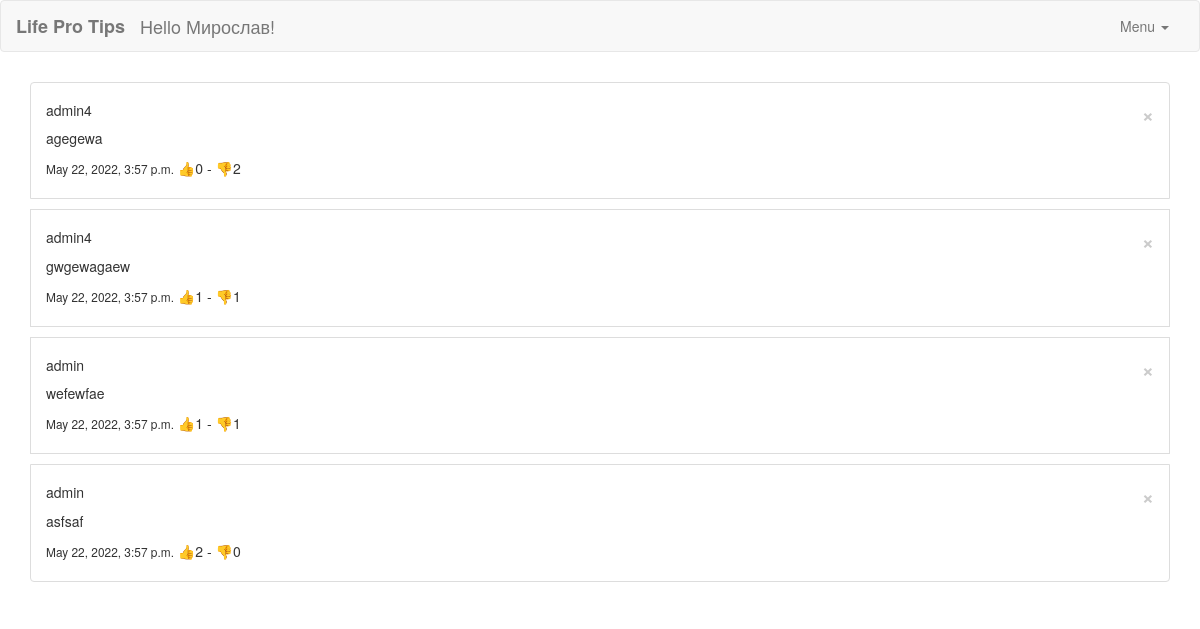
The page / on the database its author committed.
### myapp/models.py (models this page shows, shortened)
class UserTip(AbstractUser):
    NEEDS_POINTS_TO_DOWNVOTE_TIP = 15
    NEEDS_POINTS_TO_DELETE_TIP = 30
    UPVOTE_POINTS = 5
    DOWNVOTE_POINTS = 2
    rep_points = models.IntegerField(null=False, default=0)

class TipModel(models.Model):
    content = models.TextField(null=False)
    author = models.ForeignKey(
        UserTip,
        on_delete=models.CASCADE,
        null=False,
    )
    date = models.DateTimeField(auto_now_add=True)
    up_votes = models.ManyToManyField('UpVoteModel')
    down_votes = models.ManyToManyField('DownVoteModel')
    updated_at = models.DateTimeField(auto_now=True)

### myapp/views.py (the view)
# urls.py: path('', views.Index.as_view(), name='index'),
class Index(View):
    template_name = "index.html"
    def get(self, request):
        try:
            tips = TipModel.objects.all().order_by('-date')
        except db.DatabaseError as e:
            tips = []
        context = {
            'tipform': TipForm(),
            'tips': [{
                'id': tip.id,
                'content': tip.content,
                'author': tip.author,
                'date': tip.date,
                'up_votes': tip.up_votes,
                'down_votes': tip.down_votes,
                'deleteform': DeleteTipForm(tip.id),
                'voteform': VoteForm(tip.id),
            } for tip in tips],
        }
        return render(request, self.template_name, context)

### myapp/templates/index.html (shortened to what this page needs)
{% extends 'base.html' %} {% block content %} {% load bootstrap3 %}
<div>
  <ul class="list-group">
    {% for tip in tips %}
    <li class="list-group-item" style="margin-top: 10px; margin-bottom: 10px">
      <div>
        <h5>
          <button
            type="button"
            class="btn close"
            data-toggle="modal"
            data-target="#deletetip-{{ tip.id }}"
          >
            ×
          </button>
          {{ tip.author }}
        </h5>
        <p>{{ tip.content }}</p>
        <p>
          <small>{{ tip.date }}</small>
          <span onclick="document.getElementById('{{tip.id}}-upvote').click()"
            >👍{{tip.up_votes.count}}</span
          >
          -
          <span onclick="document.getElementById('{{tip.id}}-downvote').click()"
            >👎{{tip.down_votes.count}}</span
          >
        </p>
      </div>
    </li>
    {% endfor %}
  </ul>
  <div>{% endblock content %}</div>

### myapp/templates/base.html (shortened to what this page needs)
{% load bootstrap3 %}
<!DOCTYPE html>
<html lang="en">
<head>
    {% bootstrap_css %}
</head>
<body>
{% include 'nav.html' %}
<div class="container">
    {% block content %}
    {% endblock content %}
</body>
</html>

### myapp/templates/nav.html (shortened to what this page needs)
<nav class="navbar navbar-default">
  <div class="container-fluid">
    <div class="navbar-header">
      <b><a class="navbar-brand" href="{% url 'index' %}">Life Pro Tips</a></b>
      <a class="navbar-brand" href="{% url 'index' %}">Hello {{request.user.username}}!</a>
</div>
<div class="collapse navbar-collapse" id="bs-example-navbar-collapse-1">
      <ul class="nav navbar-nav navbar-right">
            <li class="dropdown">
              <a href="#" class="dropdown-toggle" data-toggle="dropdown" role="button"
                      aria-haspopup="true" aria-expanded="false">Menu <span
                        class="caret"></span></a>
            </li>
      </ul>
    </div>
  </div>
</nav>

### rows shown on the page
UserTip: author "admin4", content "agegewa", date "May 22, 2022, 3:57 p.m.", up_votes.count "0", down_votes.count "2", content "gwgewagaew", up_votes.count "1", down_votes.count "1"
UserTip: author "admin", content "wefewfae", date "May 22, 2022, 3:57 p.m.", up_votes.count "1", down_votes.count "1", content "asfsaf", up_votes.count "2", down_votes.count "0"

### other values the page prints
{{ request.user.username }} "Мирослав"
